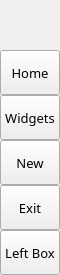
        <widget class="QFrame" name="leftMenuBg">
         <property name="minimumSize">
          <size>
           <width>60</width>
           <height>0</height>
          </size>
         </property>
         <property name="maximumSize">
          <size>
           <width>60</width>
           <height>16777215</height>
          </size>
         </property>
         <property name="frameShape">
          <enum>QFrame::NoFrame</enum>
         </property>
         <property name="frameShadow">
          <enum>QFrame::Raised</enum>
         </property>
         <layout class="QVBoxLayout" name="verticalLayout_3">
          <property name="spacing">
           <number>0</number>
          </property>
          <property name="leftMargin">
           <number>0</number>
          </property>
          <property name="topMargin">
           <number>0</number>
          </property>
          <property name="rightMargin">
           <number>0</number>
          </property>
          <property name="bottomMargin">
           <number>0</number>
          </property>
          <item>
           <widget class="QFrame" name="topLogoInfo">
            <property name="minimumSize">
             <size>
              <width>0</width>
              <height>50</height>
             </size>
            </property>
            <property name="maximumSize">
             <size>
              <width>16777215</width>
              <height>50</height>
             </size>
            </property>
            <property name="frameShape">
             <enum>QFrame::NoFrame</enum>
            </property>
            <property name="frameShadow">
             <enum>QFrame::Raised</enum>
            </property>
            <widget class="QFrame" name="topLogo">
             <property name="geometry">
              <rect>
               <x>10</x>
               <y>5</y>
               <width>42</width>
               <height>42</height>
              </rect>
             </property>
             <property name="minimumSize">
              <size>
               <width>42</width>
               <height>42</height>
              </size>
             </property>
             <property name="maximumSize">
              <size>
               <width>42</width>
               <height>42</height>
              </size>
             </property>
             <property name="frameShape">
              <enum>QFrame::NoFrame</enum>
             </property>
             <property name="frameShadow">
              <enum>QFrame::Raised</enum>
             </property>
            </widget>
            <widget class="QLabel" name="titleLeftApp">
             <property name="geometry">
              <rect>
               <x>70</x>
               <y>8</y>
               <width>160</width>
               <height>20</height>
              </rect>
             </property>
             <property name="font">
              <font>
               <family>NanumGothic</family>
               <pointsize>12</pointsize>
               <weight>7</weight>
               <italic>false</italic>
               <bold>false</bold>
              </font>
             </property>
             <property name="text">
              <string>PyDracula</string>
             </property>
             <property name="alignment">
              <set>Qt::AlignLeading|Qt::AlignLeft|Qt::AlignTop</set>
             </property>
            </widget>
            <widget class="QLabel" name="titleLeftDescription">
             <property name="geometry">
              <rect>
               <x>70</x>
               <y>27</y>
               <width>160</width>
               <height>16</height>
              </rect>
             </property>
             <property name="maximumSize">
              <size>
               <width>16777215</width>
               <height>16</height>
              </size>
             </property>
             <property name="font">
              <font>
               <family>NanumGothic</family>
               <pointsize>8</pointsize>
               <weight>50</weight>
               <italic>false</italic>
               <bold>false</bold>
              </font>
             </property>
             <property name="text">
              <string/>
             </property>
             <property name="alignment">
              <set>Qt::AlignLeading|Qt::AlignLeft|Qt::AlignTop</set>
             </property>
            </widget>
           </widget>
          </item>
          <item>
           <widget class="QFrame" name="leftMenuFrame">
            <property name="sizePolicy">
             <sizepolicy hsizetype="Preferred" vsizetype="Preferred">
              <horstretch>0</horstretch>
              <verstretch>0</verstretch>
             </sizepolicy>
            </property>
            <property name="frameShape">
             <enum>QFrame::NoFrame</enum>
            </property>
            <property name="frameShadow">
             <enum>QFrame::Raised</enum>
            </property>
            <layout class="QVBoxLayout" name="verticalMenuLayout">
             <property name="spacing">
              <number>0</number>
             </property>
             <property name="leftMargin">
              <number>0</number>
             </property>
             <property name="topMargin">
              <number>0</number>
             </property>
             <property name="rightMargin">
              <number>0</number>
             </property>
             <property name="bottomMargin">
              <number>0</number>
             </property>
             <item alignment="Qt::AlignTop">
              <widget class="QFrame" name="topMenu">
               <property name="frameShape">
                <enum>QFrame::NoFrame</enum>
               </property>
               <property name="frameShadow">
                <enum>QFrame::Raised</enum>
               </property>
               <layout class="QVBoxLayout" name="verticalLayout_8">
                <property name="spacing">
                 <number>0</number>
                </property>
                <property name="leftMargin">
                 <number>0</number>
                </property>
                <property name="topMargin">
                 <number>0</number>
                </property>
                <property name="rightMargin">
                 <number>0</number>
                </property>
                <property name="bottomMargin">
                 <number>0</number>
                </property>
                <item>
                 <widget class="QPushButton" name="btn_home">
                  <property name="sizePolicy">
                   <sizepolicy hsizetype="Expanding" vsizetype="Fixed">
                    <horstretch>0</horstretch>
                    <verstretch>0</verstretch>
                   </sizepolicy>
                  </property>
                  <property name="minimumSize">
                   <size>
                    <width>0</width>
                    <height>45</height>
                   </size>
                  </property>
                  <property name="font">
                   <font>
                    <family>NanumGothic</family>
                    <pointsize>10</pointsize>
                    <weight>50</weight>
                    <italic>false</italic>
                    <bold>false</bold>
                   </font>
                  </property>
                  <property name="cursor">
                   <cursorShape>PointingHandCursor</cursorShape>
                  </property>
                  <property name="layoutDirection">
                   <enum>Qt::LeftToRight</enum>
                  </property>
                  <property name="styleSheet">
                   <string notr="true">background-image: url(:/icon/images/icons/cil-home.png);</string>
                  </property>
                  <property name="text">
                   <string>Home</string>
                  </property>
                 </widget>
                </item>
                <item>
                 <widget class="QPushButton" name="btn_nowSales">
                  <property name="sizePolicy">
                   <sizepolicy hsizetype="Expanding" vsizetype="Fixed">
                    <horstretch>0</horstretch>
                    <verstretch>0</verstretch>
                   </sizepolicy>
                  </property>
                  <property name="minimumSize">
                   <size>
                    <width>0</width>
                    <height>45</height>
                   </size>
                  </property>
                  <property name="font">
                   <font>
                    <family>NanumGothic</family>
                    <pointsize>10</pointsize>
                    <weight>50</weight>
                    <italic>false</italic>
                    <bold>false</bold>
                   </font>
                  </property>
                  <property name="cursor">
                   <cursorShape>PointingHandCursor</cursorShape>
                  </property>
                  <property name="layoutDirection">
                   <enum>Qt::LeftToRight</enum>
                  </property>
                  <property name="styleSheet">
                   <string notr="true">background-image: url(:/icon/images/icons/cil-calendar-check.png);</string>
                  </property>
                  <property name="text">
                   <string>Widgets</string>
                  </property>
                 </widget>
                </item>
                <item>
                 <widget class="QPushButton" name="btn_postSales">
                  <property name="sizePolicy">
                   <sizepolicy hsizetype="Expanding" vsizetype="Fixed">
                    <horstretch>0</horstretch>
                    <verstretch>0</verstretch>
                   </sizepolicy>
                  </property>
                  <property name="minimumSize">
                   <size>
                    <width>0</width>
                    <height>45</height>
                   </size>
                  </property>
                  <property name="font">
                   <font>
                    <family>NanumGothic</family>
                    <pointsize>10</pointsize>
                    <weight>50</weight>
                    <italic>false</italic>
                    <bold>false</bold>
                   </font>
                  </property>
                  <property name="cursor">
                   <cursorShape>PointingHandCursor</cursorShape>
                  </property>
                  <property name="layoutDirection">
                   <enum>Qt::LeftToRight</enum>
                  </property>
                  <property name="styleSheet">
                   <string notr="true">background-image: url(:/icon/images/icons/cil-chart-line.png);</string>
                  </property>
                  <property name="text">
                   <string>New</string>
                  </property>
                 </widget>
                </item>
                <item>
                 <widget class="QPushButton" name="btn_exit">
                  <property name="sizePolicy">
                   <sizepolicy hsizetype="Expanding" vsizetype="Fixed">
                    <horstretch>0</horstretch>
                    <verstretch>0</verstretch>
                   </sizepolicy>
                  </property>
                  <property name="minimumSize">
                   <size>
                    <width>0</width>
                    <height>45</height>
                   </size>
                  </property>
                  <property name="font">
                   <font>
                    <family>NanumGothic</family>
                    <pointsize>10</pointsize>
                    <weight>50</weight>
                    <italic>false</italic>
                    <bold>false</bold>
                   </font>
                  </property>
                  <property name="cursor">
                   <cursorShape>PointingHandCursor</cursorShape>
                  </property>
                  <property name="layoutDirection">
                   <enum>Qt::LeftToRight</enum>
                  </property>
                  <property name="styleSheet">
                   <string notr="true">background-image: url(:/icon/images/icons/cil-x.png);</string>
                  </property>
                  <property name="text">
                   <string>Exit</string>
                  </property>
                 </widget>
                </item>
               </layout>
              </widget>
             </item>
             <item alignment="Qt::AlignBottom">
              <widget class="QFrame" name="bottomMenu">
               <property name="frameShape">
                <enum>QFrame::NoFrame</enum>
               </property>
               <property name="frameShadow">
                <enum>QFrame::Raised</enum>
               </property>
               <layout class="QVBoxLayout" name="verticalLayout_9">
                <property name="spacing">
                 <number>0</number>
                </property>
                <property name="leftMargin">
                 <number>0</number>
                </property>
                <property name="topMargin">
                 <number>0</number>
                </property>
                <property name="rightMargin">
                 <number>0</number>
                </property>
                <property name="bottomMargin">
                 <number>0</number>
                </property>
                <item>
                 <widget class="QPushButton" name="toggleLeftBox">
                  <property name="sizePolicy">
                   <sizepolicy hsizetype="Expanding" vsizetype="Fixed">
                    <horstretch>0</horstretch>
                    <verstretch>0</verstretch>
                   </sizepolicy>
                  </property>
                  <property name="minimumSize">
                   <size>
                    <width>0</width>
                    <height>45</height>
                   </size>
                  </property>
                  <property name="font">
                   <font>
                    <family>NanumGothic</family>
                    <pointsize>10</pointsize>
                    <weight>50</weight>
                    <italic>false</italic>
                    <bold>false</bold>
                   </font>
                  </property>
                  <property name="cursor">
                   <cursorShape>PointingHandCursor</cursorShape>
                  </property>
                  <property name="layoutDirection">
                   <enum>Qt::LeftToRight</enum>
                  </property>
                  <property name="styleSheet">
                   <string notr="true">background-image: url(:/icon/images/icons/icon_settings.png);</string>
                  </property>
                  <property name="text">
                   <string>Left Box</string>
                  </property>
                 </widget>
                </item>
               </layout>
              </widget>
             </item>
            </layout>
           </widget>
          </item>
         </layout>
        </widget>
